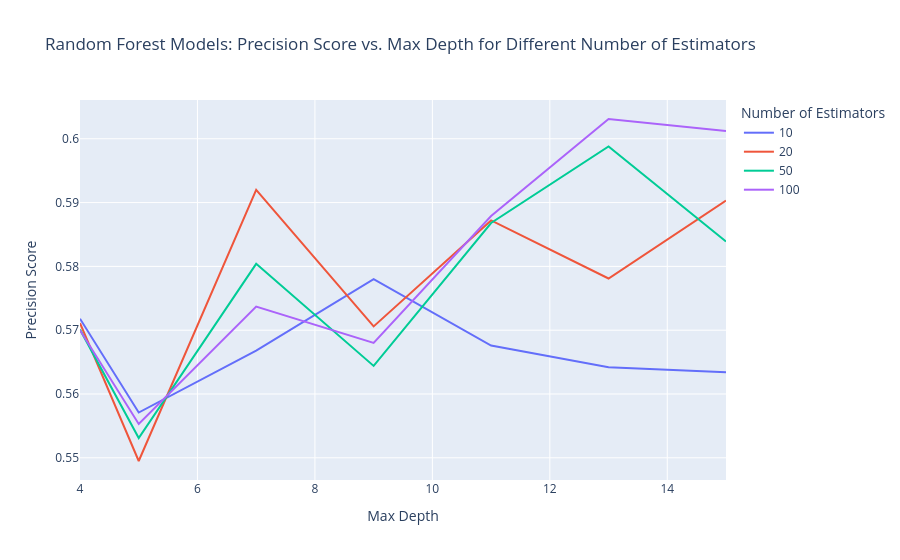

Notebook source saved alongside this figure:
### Code cell
# Convert data to DataFrame
df = pd.DataFrame.from_dict(best_precision_matrix_random_forest, orient='index', columns=['precision_score']).reset_index()

# Rename the columns for clarity
df.columns = ['max_depth_and_metric', 'precision_score']

# Separate the tuple into two columns
df[['max_depth', 'n_estimators']] = pd.DataFrame(df['max_depth_and_metric'].tolist(), index=df.index)

# Drop the combined column
df = df.drop(columns=['max_depth_and_metric'])

# Create line plot using Plotly Express
fig = px.line(
    df, x='max_depth', y='precision_score', color='n_estimators',
    labels={'max_depth': 'Max Depth', 'precision_score': 'Precision Score', 'n_estimators': 'Number of Estimators'},
    title='Random Forest Models: Precision Score vs. Max Depth for Different Number of Estimators'
)

# Adjust x-axis range
fig.update_xaxes(range=[4, 15])

# Show the figure
fig.show()

### Figure 1 — Plotly figure (JSON) as saved in the notebook; plotly's stock layout.template omitted (floating-point values rounded to 4 significant figures)
{"data": [{"hovertemplate": "Number of Estimators=10<br>Max Depth=%{x}<br>Precision Score=%{y}<extra></extra>", "legendgroup": "10", "line": {"color": "#636efa", "dash": "solid"}, "marker": {"symbol": "circle"}, "mode": "lines", "name": "10", "orientation": "v", "showlegend": true, "type": "scatter", "x": [4, 5, 7, 9, 11, 13, 15], "xaxis": "x", "y": [0.5718, 0.5571, 0.5668, 0.578, 0.5676, 0.5642, 0.5634], "yaxis": "y"}, {"hovertemplate": "Number of Estimators=20<br>Max Depth=%{x}<br>Precision Score=%{y}<extra></extra>", "legendgroup": "20", "line": {"color": "#EF553B", "dash": "solid"}, "marker": {"symbol": "circle"}, "mode": "lines", "name": "20", "orientation": "v", "showlegend": true, "type": "scatter", "x": [4, 5, 7, 9, 11, 13, 15], "xaxis": "x", "y": [0.5711, 0.5495, 0.592, 0.5706, 0.5872, 0.5781, 0.5903], "yaxis": "y"}, {"hovertemplate": "Number of Estimators=50<br>Max Depth=%{x}<br>Precision Score=%{y}<extra></extra>", "legendgroup": "50", "line": {"color": "#00cc96", "dash": "solid"}, "marker": {"symbol": "circle"}, "mode": "lines", "name": "50", "orientation": "v", "showlegend": true, "type": "scatter", "x": [4, 5, 7, 9, 11, 13, 15], "xaxis": "x", "y": [0.5701, 0.5531, 0.5804, 0.5644, 0.5868, 0.5988, 0.5839], "yaxis": "y"}, {"hovertemplate": "Number of Estimators=100<br>Max Depth=%{x}<br>Precision Score=%{y}<extra></extra>", "legendgroup": "100", "line": {"color": "#ab63fa", "dash": "solid"}, "marker": {"symbol": "circle"}, "mode": "lines", "name": "100", "orientation": "v", "showlegend": true, "type": "scatter", "x": [4, 5, 7, 9, 11, 13, 15], "xaxis": "x", "y": [0.57, 0.5553, 0.5737, 0.568, 0.5879, 0.6031, 0.6012], "yaxis": "y"}], "layout": {"legend": {"title": {"text": "Number of Estimators"}, "tracegroupgap": 0}, "title": {"text": "Random Forest Models: Precision Score vs. Max Depth for Different Number of Estimators"}, "xaxis": {"anchor": "y", "domain": [0, 1], "range": [4, 15], "title": {"text": "Max Depth"}}, "yaxis": {"anchor": "x", "domain": [0, 1], "title": {"text": "Precision Score"}}}}
